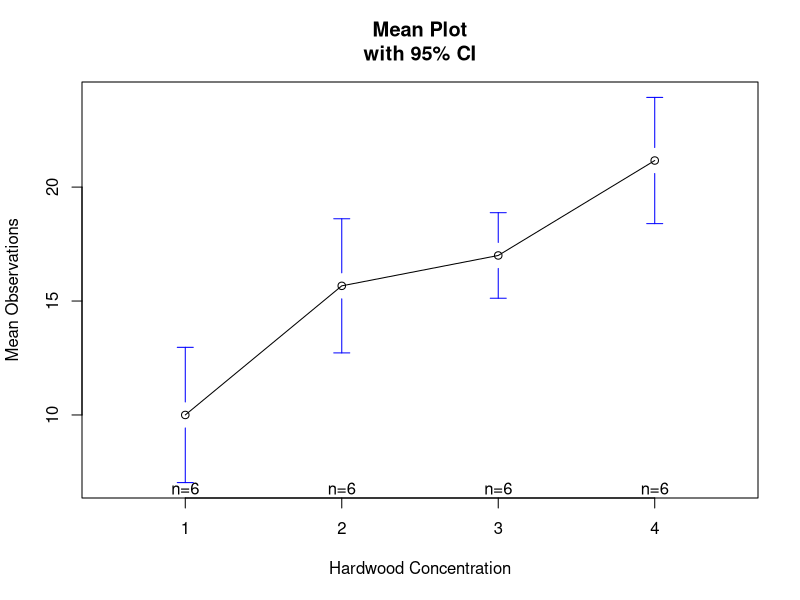
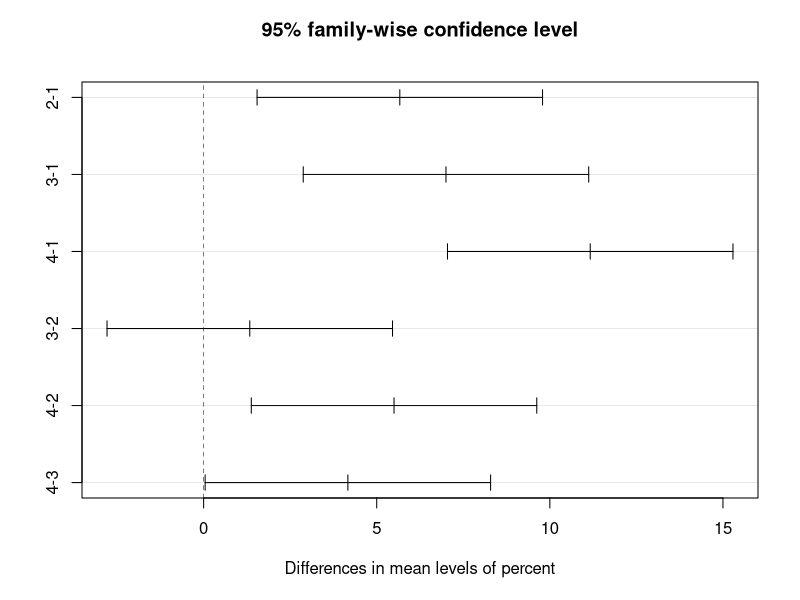

Generate these figures, in order, with R:
obs <- c(7,8,15,11,9,10,12,17,13,18,19,15,14,18,19,17,16,18,19,25,22,23,18,20)
obs
tab <- matrix(obs, ncol=6, byrow=TRUE)
tab
colnames(tab) <- c('1', '2', '3', '4', '5', '6')
rownames(tab) <- c('5%', '10%', '15%', '20%')
tab

r = c(t(as.matrix(tab))) # response
r

f = c('1', '2', '3', '4', '5', '6')
k = 4
n = 6

percent = gl(k, n, n*k, factor(f))
percent

#a.	Are they all the same, or does the percent of pulp make a difference.
av = aov(r~percent)
summary(av)
#reject the null hypothesis 

#b.	If they are shown to be different, which pairs are the same, and which differ?  
TukeyHSD(av)
#reject the null hypothesis
library (gplots)
plotmeans(obs ~ percent, xlab="Hardwood Concentration", ylab="Mean Observations", main="Mean Plot\nwith 95% CI")
plot(TukeyHSD(av))

#2-4 and 1-2 are the same everything else is different 
